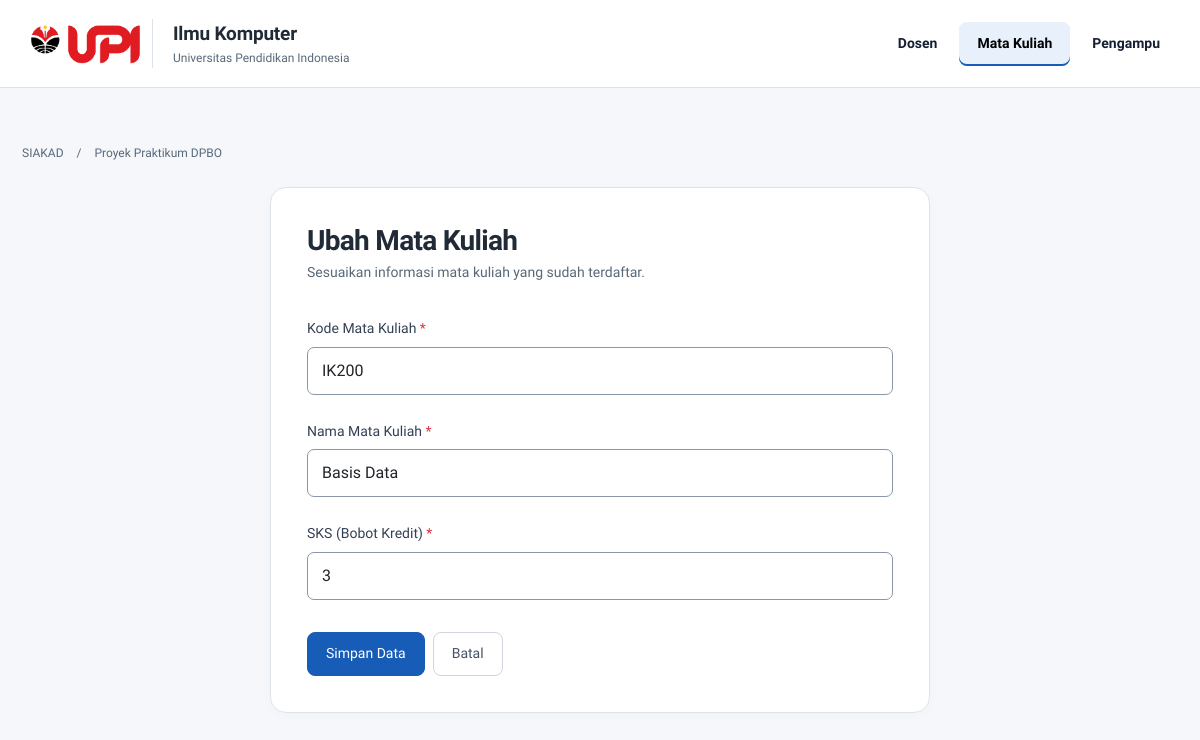
Screenshot of /index.php?route=courses&action=edit&id=2 with the database file from the repository.
### tables this page shows
CREATE TABLE IF NOT EXISTS `courses` (
  `id` INT UNSIGNED AUTO_INCREMENT PRIMARY KEY,
  `code` VARCHAR(20) NOT NULL UNIQUE,
  `name` VARCHAR(100) NOT NULL,
  `credits` TINYINT UNSIGNED NOT NULL
);

### controllers/Controller.php (called while the page is built, shortened)
<?php
abstract class Controller
{
    protected function view(string $name, array $data = []): void
    {
        extract($data);
        require __DIR__ . '/../views/layout/header.php';
        require __DIR__ . '/../views/' . $name . '.php';
        require __DIR__ . '/../views/layout/footer.php';
    }
}

### controllers/CourseController.php (called while the page is built, shortened)
<?php
require_once __DIR__ . '/Controller.php';
require_once __DIR__ . '/../models/Course.php';
class CourseController extends Controller
{
    private Course $course;
    public function __construct()
    {
        $this->course = new Course();
    }
    public function edit(): void
    {
        $id = filter_var($_GET['id'] ?? null, FILTER_VALIDATE_INT);
        $course = $this->course->find($id);
        $this->view('courses/form', [
            'course' => $course,
            'title' => 'Ubah Mata Kuliah',
            'errors' => [],
        ]);
    }
}

### public/index.php (called while the page is built, shortened)
<?php
require_once __DIR__ . '/../controllers/CourseController.php';
$route = (string)($_GET['route'] ?? 'lecturers');
$action = (string)($_GET['action'] ?? 'index');
try {
    $controller = new $controllerClass();
    $controller->$action();
} catch (mysqli_sql_exception $error) {
    http_response_code(500);
    $errorCode = $error->getCode();
    $message = in_array($errorCode, [1062, 1452], true)
        ? 'Data duplikat atau data relasi yang dipilih tidak tersedia. Silakan periksa kembali isian Anda.'
        : 'Terjadi kendala pada koneksi basis data. Pastikan layanan MySQL aktif dan konfigurasi database sudah benar.';
    echo '<!doctype html><html lang="id"><head><meta charset="utf-8"><title>Terjadi Kendala</title><link href="assets/vendor/bootstrap.min.css" rel="stylesheet"><link href="assets/app.css" rel="stylesheet"></head><body class="p-4"><div class="container"><div class="alert alert-danger" role="alert"><h4 class="alert-heading">Kendala Sistem</h4><p>' . htmlspecialchars($message) . '</p><hr><a href="index.php?route=' . htmlspecialchars($route) . '" class="btn btn-primary">Kembali</a></div></div></body></html>';
} catch (Throwable $error) {
    http_response_code(500);
    echo '<!doctype html><html lang="id"><head><meta charset="utf-8"><title>Kesalahan Server</title><link href="assets/vendor/bootstrap.min.css" rel="stylesheet"><link href="assets/app.css" rel="stylesheet"></head><body class="p-4"><div class="container"><div class="alert alert-danger" role="alert"><h4 class="alert-heading">Kesalahan Server</h4><p>Terjadi kesalahan pada server saat memproses permintaan Anda.</p><hr><a href="index.php?route=' . htmlspecialchars($route) . '" class="btn btn-primary">Kembali</a></div></div></body></html>';
}

### models/Course.php (called while the page is built, shortened)
<?php
require_once __DIR__ . '/../config/Database.php';
class Course
{
    private mysqli $db;
    public function __construct()
    {
        $this->db = Database::connection();
    }
    public function find(int $id): ?array
    {
        $stmt = $this->db->prepare('SELECT * FROM courses WHERE id = ?');
        $stmt->bind_param('i', $id);
        $stmt->execute();
        $result = $stmt->get_result()->fetch_assoc();
        return $result ?: null;
    }
}

### config/Database.php (called while the page is built, shortened)
<?php
class Database
{
    private static ?mysqli $connection = null;
    public static function connection(): mysqli
    {
        if (self::$connection === null) {
            $configFile = __DIR__ . '/database-config.php';
            $config = require $configFile;
            self::$connection = new mysqli(
                (string)($config['host'] ?? '127.0.0.1'),
                (string)($config['username'] ?? 'root'),
                (string)($config['password'] ?? ''),
                (string)($config['database'] ?? 'tp_mvc25'),
                (int)($config['port'] ?? 3306)
            );
            self::$connection->set_charset('utf8mb4');
        }
        return self::$connection;
    }
}

### config/database-config.php (called while the page is built)
<?php
return ['host'=>'127.0.0.1', 'port'=>3306, 'username'=>'root', 'password'=>'', 'database'=>'tp_mvc25'];

### views/courses/form.php (the view, shortened to what this page needs)
<?php
$editing = !empty($course['id']);
?>
<div class="content-panel form-panel mx-auto">
  <h1><?= htmlspecialchars($title) ?></h1>
  <p><?= $editing ? 'Sesuaikan informasi mata kuliah yang sudah terdaftar.' : 'Tambahkan mata kuliah baru agar dapat diatur dosen pengampunya.' ?></p>
  <form method="post" action="index.php?route=courses&action=<?= $editing ? 'update' : 'store' ?>" novalidate>
    <div class="mb-3">
      <label class="form-label" for="field-code">Kode Mata Kuliah <span class="text-danger">*</span></label>
      <input id="field-code" class="form-control<?= isset($errors['code']) ? ' is-invalid' : '' ?>" name="code" maxlength="20" value="<?= htmlspecialchars((string)($course['code'] ?? '')) ?>" placeholder="Contoh: IK100" required>
    </div>
    <div class="mb-3">
      <label class="form-label" for="field-name">Nama Mata Kuliah <span class="text-danger">*</span></label>
      <input id="field-name" class="form-control<?= isset($errors['name']) ? ' is-invalid' : '' ?>" name="name" maxlength="100" value="<?= htmlspecialchars((string)($course['name'] ?? '')) ?>" placeholder="Contoh: Pemrograman Berorientasi Objek" required>
    </div>
    <div class="mb-3">
      <label class="form-label" for="field-credits">SKS (Bobot Kredit) <span class="text-danger">*</span></label>
      <input id="field-credits" type="number" min="1" max="6" class="form-control<?= isset($errors['credits']) ? ' is-invalid' : '' ?>" name="credits" value="<?= htmlspecialchars((string)($course['credits'] ?? '')) ?>" placeholder="Rentang 1 - 6" required>
    </div>
    <div class="pt-2">
      <button type="submit" class="btn btn-primary">Simpan Data</button>
      <a class="btn btn-outline-secondary ms-1" href="index.php?route=courses">Batal</a>
    </div>
  </form>
</div>

### public/assets/app.css (style rules this page uses)
:root { --ink: #172033; --muted: #667085; --line: #e6e8ec; --surface: #ffffff; --canvas: #f7f8fa; --primary: #2457a6; --primary-hover: #1c478a; --danger: #bd3038; }
* { box-sizing: border-box; }
body { min-height: 100vh; color: var(--ink); background: var(--canvas); font-family: "Google Sans", system-ui, -apple-system, BlinkMacSystemFont, "Segoe UI", sans-serif; }
.content-panel { overflow: hidden; background: var(--surface); border: 1px solid var(--line); border-radius: 10px; box-shadow: 0 1px 2px rgba(16,24,40,.03); }
.btn { border-radius: 7px; font-size: 13px; font-weight: 650; padding: 8px 12px; }
.btn-primary { background: var(--primary); border-color: var(--primary); }
.btn-outline-secondary { color: #475467; border-color: #d0d5dd; }
.form-panel { max-width: 690px; padding: 28px; }
.form-panel h1 { margin: 0 0 5px; font-size: 23px; font-weight: 720; letter-spacing: -.025em; }
.form-panel > p { margin-bottom: 26px; color: var(--muted); font-size: 14px; }
.form-label { margin-bottom: 7px; color: #344054; font-size: 13px; font-weight: 650; }
.form-control, .form-select { min-height: 42px; border-color: #d0d5dd; border-radius: 7px; font-size: 14px; }
:root { --ink: #202b37; --muted: #586879; --canvas: #f5f7fa; --primary: #175cb6; --primary-hover: #104a94; --line: #dde3eb; }
body { line-height: 1.55; }
.content-panel { border-radius: 16px; box-shadow: 0 3px 14px #17203305; }
.btn { min-height: 44px; display: inline-flex; align-items: center; justify-content: center; padding: 10px 18px; font-size: 14px; font-weight: 500; border-radius: 8px; }
.form-panel { max-width: 660px; padding: 36px; }
.form-panel h1 { font-size: 28px; font-weight: 600; }
.form-panel > p { margin-bottom: 32px; }
.form-panel .mb-3 { margin-bottom: 24px !important; }
.form-label { font-size: 14px; font-weight: 500; }
.form-control, .form-select { min-height: 48px; padding: 11px 14px; font-size: 16px; border-color: #8997a8; }
@media (prefers-reduced-motion: no-preference) { .btn, .nav-link, .form-control, .form-select { transition: background-color 160ms ease, color 160ms ease, border-color 160ms ease, box-shadow 160ms ease, transform 160ms ease; } }

### rows the page displays
courses: code "IK200", name "Basis Data", credits "3"

### other values shown
$label "Dosen"
$label "Mata Kuliah"
$label "Pengampu"
$title "Ubah Mata Kuliah"
